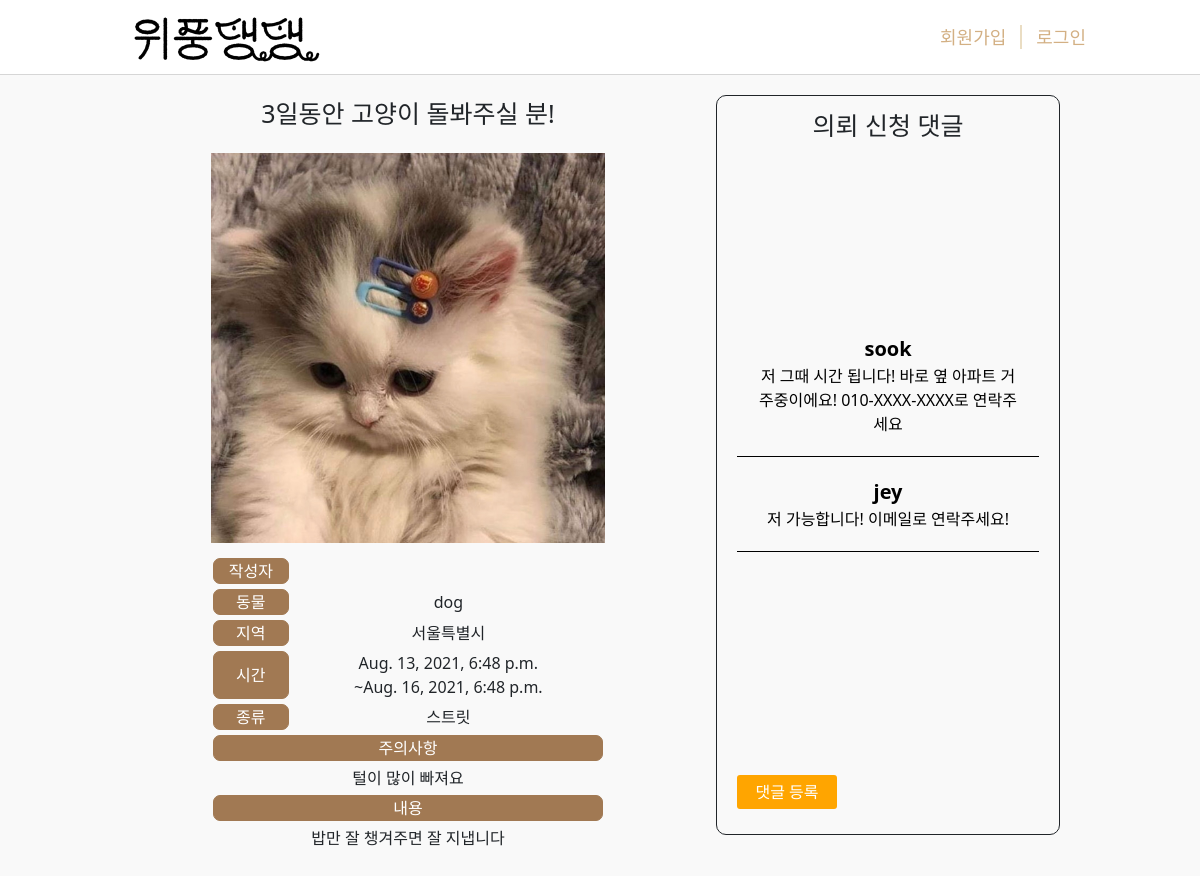
/community/care/1, run on the app's committed database.
### community/models.py (models this page shows, shortened)
class newCare(models.Model):
    animal_choices = [
        ('DOG', 'dog'),
        ('CAT', 'cat'),
        ('ETC', 'other')
    ]
    area_choices = [
        ('SE', '서울특별시'),
        ('GG', '경기도'),
        ('CH', '충청도'),
        ('GS', '경상도'),
        ('JL', '전라도'),
        ('GW', '강원도'),
        ('JJ', '제주도')
    ]
    animal_kind=models.CharField(max_length=3, choices=animal_choices)
    area=models.CharField(max_length=2, choices=area_choices)
    start_time=models.DateTimeField(default=now)
    end_time=models.DateTimeField(default=now)
    kind=models.CharField(max_length=50)
    caution=models.TextField(blank=True)
    price=models.IntegerField(blank=True)
    image=models.ImageField(upload_to="careimages/", blank=True, null=True)
    title=models.CharField(max_length=100)
    content=models.TextField(blank=True)

class commentCare(models.Model):
    post = models.ForeignKey(newCare, related_name="comments", on_delete=models.CASCADE)
    author = models.ForeignKey(User, on_delete=models.CASCADE)
    comment = models.TextField(blank=False)

### community/views.py (the view)
# urls.py: path('community/care/<int:care_id>', community.views.detailCare, name="detailCare"),
def detailCare(request, care_id):
    careobject = get_object_or_404(newCare, pk=care_id)
    return render(request, 'community/detailCare.html', {'careobject':careobject})

### templates/community/detailCare.html
{% extends 'base.html' %}
{% load static %}
{% block content %}
    <div class="detail-page">
        <div class="detail">
            <div class="detail-title">{{careobject.title}}</div>
            <div class="detail-img">
                {% if careobject.image %}
                <img src="{{careobject.image.url}}" class="animal-image" width="300px">
               {% endif %}
            </div>
            <table>
                <tr>
                    <td class="table-title">작성자</td>
                    <td>{{careobject.author}}</td>
                </tr>
                <tr>
                    <td class="table-title">동물</td>
                    <td>{{careobject.get_animal_kind_display}}</td>
                </tr>
                <tr>
                    <td class="table-title">지역</td>
                    <td>{{careobject.get_area_display}}</td>
                </tr>
                <tr>
                    <td class="table-title">시간</td>
                    <td>{{careobject.start_time}}
                        <br>~{{careobject.end_time}}</td>
                </tr>
                <tr>
                    <td class="table-title">종류</td>
                    <td>{{careobject.kind}}</td>
                </tr>
                <tr>
                    <td colspan="2" class="table-title">주의사항</td>
                </tr>
                <tr>
                    <td colspan="2">{{careobject.caution}}</td>
                </tr>
                <tr>
                    <td colspan="2" class="table-title">내용</td>
                </tr>
                <tr>
                    <td colspan="2">{{careobject.content}}</td>
                </tr>
            </table>
        </div>
        <div class="comment-context">
            <div class="comment-title">
                의뢰 신청 댓글
            </div>
            <div class="comment">
                {% for comment in careobject.comments.all %}
                <div class="comment-layout">
                    <div class="comment-author">{{comment.author}}</div>
                    <div class="comment-comment">{{comment.comment}}</div>
                </div>
                {% empty %}
                    <p>아직 신청이 없습니다. <br> 의뢰를 신청해보세요! </p>
                {% endfor %}
            </div>
            <a href="{% url 'commentCare' careobject.id %}" class="comment-add-head" >댓글 등록</a>
        </div>
    </div>
{% endblock %}

### static/css/home.css (style rules this page uses)
* { margin: 0; padding: 0; }
a { color:black; text-decoration: none; }
body { margin: 0; height: 1000px; background-color: #f9f9f9; }
table { border-collapse: separate; width:400px; margin:auto; border-spacing: 5px; }
tr { padding:5px; }
td { margin:5px; }
.animal-image { width:auto; height: 400px; overflow: hidden; padding-bottom: 10px; }
.detail { display: grid; align-items: center; text-align: center; }
.detail-page { display: grid; padding-left: 10%; padding-right: 10%; grid-template-columns: 60% 40%; }
.detail-title { padding : 20px; font-size: 25px; }
.table-title { border-style: solid; border-color: rgb(161, 121, 83); border-width: 1px; border-radius: 7px; background-color: rgb(161, 121, 83); color:white; }
.comment-context { margin:20px; padding-top:10px; padding-left:20px; padding-right:20px; padding-bottom:10px; display: grid; grid-template-rows: 40px 80% 20%; align-items: center; text-align: center; border-style: solid; border-radius: 10px; border-width: 1px; }
.comment-title { font-size: 25px; }
.comment-add-head { padding:5px; width:100px; border-style: none; border-radius:3px; background-color: orange; color:white; align-items: center; text-align: center; }
.comment-layout { color:black; padding:20px; border-style: solid; border-width: 0px 0px 1px 0px; }
.comment-author { color:black; font-weight:600; font-size:20px; }

### data on the page
newCare: title "3일동안 고양이 돌봐주실 분!", image (picture), animal_kind "dog", area "서울특별시", start_time "Aug. 13, 2021, 6:48 p.m.", end_time "Aug. 16, 2021, 6:48 p.m.", kind "스트릿", caution "털이 많이 빠져요", content "밥만 잘 챙겨주면 잘 지냅니다"
commentCare: author "sook", comment "저 그때 시간 됩니다! 바로 옆 아파트 거주중이에요! 010-XXXX-XXXX로 연락주세요"
commentCare: author "jey", comment "저 가능합니다! 이메일로 연락주세요!"
